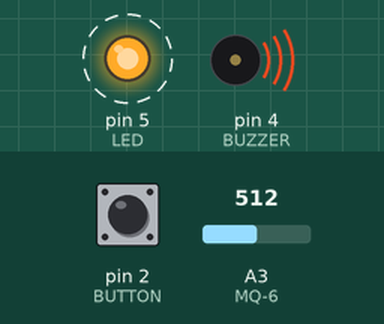
A sketch run on a simulated Arduino Uno, built with avr-gcc and run on an emulated ATmega328P. Shown: output pins drawn as LEDs (lit = HIGH), buzzer (waves = sounding). Dashed ring = blinking. Inputs (shaded band) come from the test bench; at power-on: pin 2 (BUTTON) HIGH, A3 (MQ-6) = 512. No radio packets arrive unless stated; what the sketch prints to the serial monitor is not drawn.

Above: at 1.26 s.
1.3 s: pin 2 (BUTTON) pulled LOW for 0.25 s
At 2.6 s:
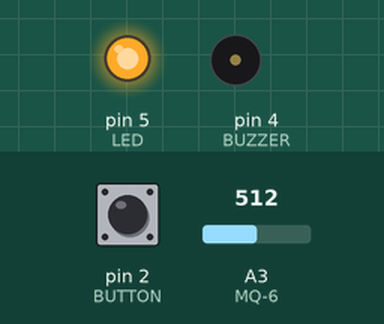
Timing chart, 0 to 4.3 s (numbered marks = the images above; inputs shaded):
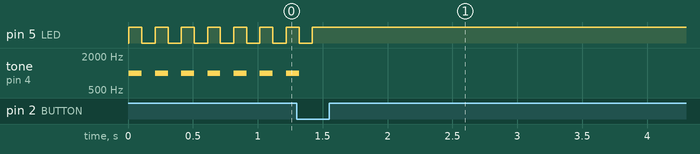

Measured:
- after the input at 1.3 s, pin 5 (LED): goes on until 1.4 s, then stays HIGH; tone on pin 4 (BUZZER): goes on until 1.3 s, then stays silent
- by itself, pin 5 (LED): alternates HIGH for 0.10 s and LOW for 0.10 s
- by itself, tone on pin 4 (BUZZER): alternates 1000 Hz for 0.10 s and silent for 0.10 s

The sketch:

NanoSmokeDetectorNode.ino
```cpp
//                                              FINAL CODE
// Last Edit: 19/11/2020 13:11
//----------------------------------------------------------------------------------------------------------


#include <SPI.h>
#include <RF24.h>
#include <nRF24L01.h>

int gaslevel;
RF24 radio(6,7);
const byte addressPipe = 'T';
int msg[1];

void setup() {
  pinMode(2, INPUT_PULLUP); //BUTTON
  pinMode(4, OUTPUT); //BUZZER
  pinMode(5, OUTPUT); //LED
  pinMode(A3, INPUT); //MQ-6
  Serial.begin(9600);

  radio.begin();
  radio.openWritingPipe(addressPipe);
}

void loop() {
  if(digitalRead(2) == HIGH)
    {
      gaslevel = analogRead(A3);
      Serial.println(gaslevel);
      if(gaslevel>130)
      {
        msg[0] = 1;
        radio.write(msg, sizeof(msg[1]));
          tone(4, 1000);
          digitalWrite(5, HIGH);
          delay(100);
          noTone(4);
          digitalWrite(5, LOW);
          delay(100);
      }
    }
    else if(digitalRead(2) == LOW)
    {
      digitalWrite(5, HIGH);
      delay(60000);
      digitalWrite(5, LOW);
    }
  }
```
